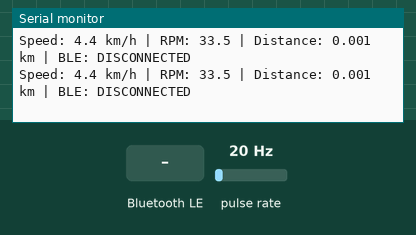
This sketch was run on a simulated ESP32. Shown: the last lines printed to the serial monitor. Wiring (inferred from the names in the program): pulse sensor: data GPIO 27. The inputs (shaded band) are chosen by the test bench; at power-on: pulse rate 20 Hz. Nothing arrives over Bluetooth unless stated; a phone connects over Bluetooth LE 3 s after start.

Above: at 1.7 s.
1.8 s: Bluetooth LE write "RESET" received
At 1.98 s:
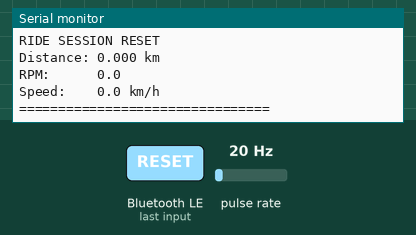
3.3 s: Bluetooth LE write "1" received
At 3.47 s:
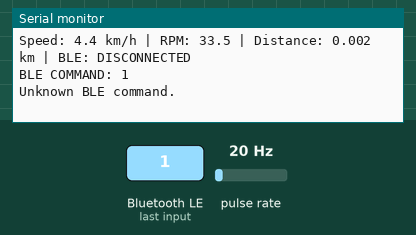
4.8 s: pulse rate (sensor on GPIO 27) set to 4 Hz
At 4.96 s:
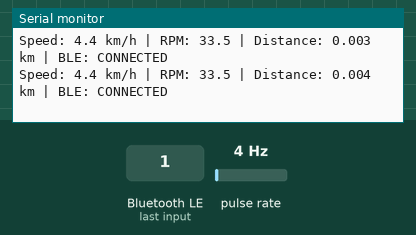
6.3 s: pulse rate (sensor on GPIO 27) set to 50 Hz
At 6.46 s:
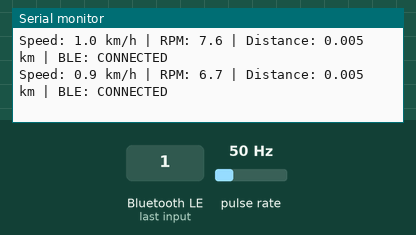
Timing chart, 0 to 8.8 s (numbered marks = the images above; inputs shaded):
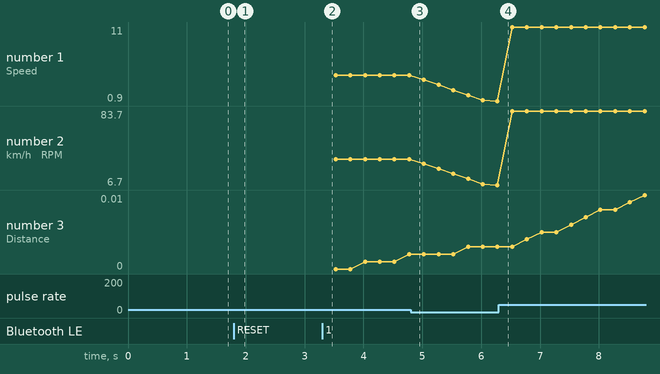

The sketch:

BLE_Final_V2.ino
```cpp
#include <Arduino.h>

#include <BLEDevice.h>
#include <BLEServer.h>
#include <BLEUtils.h>
#include <BLE2902.h>


// ================================================================
// VIRTUALRIDE BLE CONFIGURATION
// ================================================================

#define DEVICE_NAME "VirtualRide"

#define SERVICE_UUID \
    "12345678-1234-1234-1234-1234567890AB"

#define TELEMETRY_UUID \
    "12345678-1234-1234-1234-1234567890AC"

#define COMMAND_UUID \
    "12345678-1234-1234-1234-1234567890AD"


// ================================================================
// HALL SENSOR CONFIGURATION
// ================================================================

// GPIO connected to Hall sensor output.
const int HALL_SENSOR_PIN = 27;


// Number of magnets passing the Hall sensor per revolution.
//
// Physical setup:
// 2 magnets mounted 180 degrees apart.
//
// Therefore:
// 2 Hall pulses = 1 complete shaft revolution.
//
const float MAGNETS_PER_REVOLUTION = 2.0f;


// Hall sensor active level.
//
// Expected behavior:
// Hall output goes LOW when a magnet is detected.
//
const int HALL_ACTIVE_STATE = LOW;


// ================================================================
// SPEED / MECHANICAL CALIBRATION
// ================================================================

// Effective bicycle wheel diameter in metres.
//
// Current assumption:
// 700 mm = 0.700 m
//
// This should eventually be replaced with the ACTUAL rolling
// diameter/circumference of the bicycle wheel for best accuracy.
//
float EFFECTIVE_WHEEL_DIAMETER_M = 0.700f;


// Mechanical transmission:
//
// Bicycle wheel
//      ↓
// 21.2 mm roller
//      ↓
// 12.1 mm roller pulley
//      ↓
// belt
//      ↓
// 22.3 mm NEMA shaft pulley
//
// Motor RPM / Wheel RPM:
//
// = (700 / 21.2) × (12.1 / 22.3)
// ≈ 17.916
//
// Therefore:
//
// Wheel RPM / Motor RPM
// = 1 / 17.916
// ≈ 0.05582
//
// So:
//
// effective wheel RPM = sensor RPM × 0.05582
//
float DRIVE_RATIO = 0.05582f;


// ================================================================
// SENSOR FILTERING
// ================================================================

// Reject pulses arriving faster than this.
//
// 10,000 us = 10 ms.
//
// This prevents very fast electrical noise / false triggering
// from being interpreted as additional Hall pulses.
//
const uint32_t MIN_PULSE_INTERVAL_US = 10000;


// Number of RPM samples averaged together.
//
const int RPM_SAMPLE_COUNT = 5;


// ================================================================
// TELEMETRY
// ================================================================

// BLE telemetry interval.
//
// 100 ms = 10 packets per second.
//
const uint32_t TELEMETRY_INTERVAL_MS = 100;


// Serial debug interval.
//
const uint32_t SERIAL_INTERVAL_MS = 250;


// ================================================================
// ZERO SPEED
// ================================================================

// If no Hall pulse is received for this amount of time,
// RPM is considered zero.
//
const uint32_t ZERO_SPEED_TIMEOUT_MS = 1500;


// ================================================================
// SESSION DISTANCE
// ================================================================

// Stored internally in metres.
//
double distanceMeters = 0.0;


// ================================================================
// HALL SENSOR STATE
// ================================================================

volatile uint32_t lastPulseTimeUs = 0;

volatile uint32_t pulseIntervalUs = 0;

volatile bool newPulse = false;


// ================================================================
// RPM FILTER
// ================================================================

float rpmSamples[RPM_SAMPLE_COUNT] = {0};

int rpmSampleIndex = 0;

int validRpmSamples = 0;

float currentRPM = 0.0f;


// ================================================================
// SPEED
// ================================================================

float currentSpeedKmh = 0.0f;


// ================================================================
// BLE
// ================================================================

BLEServer *bleServer = nullptr;

BLECharacteristic *telemetryCharacteristic = nullptr;

BLECharacteristic *commandCharacteristic = nullptr;

volatile bool deviceConnected = false;


// ================================================================
// TIMERS
// ================================================================

uint32_t lastTelemetryTime = 0;

uint32_t lastSerialTime = 0;

uint32_t lastDistanceUpdateTime = 0;


// ================================================================
// HALL SENSOR INTERRUPT
// ================================================================

void IRAM_ATTR hallSensorISR()
{
    uint32_t nowUs = micros();

    uint32_t interval =
        nowUs - lastPulseTimeUs;


    // Reject electrical noise / double triggering.
    if (interval < MIN_PULSE_INTERVAL_US)
    {
        return;
    }


    lastPulseTimeUs = nowUs;

    pulseIntervalUs = interval;

    newPulse = true;
}


// ================================================================
// CLEAR RPM FILTER
// ================================================================

void clearRPMFilter()
{
    for (
        int i = 0;
        i < RPM_SAMPLE_COUNT;
        i++
    )
    {
        rpmSamples[i] = 0.0f;
    }


    rpmSampleIndex = 0;

    validRpmSamples = 0;

    currentRPM = 0.0f;
}


// ================================================================
// RESET RIDE SESSION
// ================================================================

void resetRideSession()
{
    distanceMeters = 0.0;

    currentRPM = 0.0f;

    currentSpeedKmh = 0.0f;

    clearRPMFilter();

    lastDistanceUpdateTime =
        millis();


    Serial.println();
    Serial.println("================================");
    Serial.println("RIDE SESSION RESET");
    Serial.println("Distance: 0.000 km");
    Serial.println("RPM:      0.0");
    Serial.println("Speed:    0.0 km/h");
    Serial.println("================================");
    Serial.println();
}


// ================================================================
// BLE SERVER CALLBACKS
// ================================================================

class VirtualRideServerCallbacks
    : public BLEServerCallbacks
{
    void onConnect(
        BLEServer *server
    ) override
    {
        deviceConnected = true;


        Serial.println();
        Serial.println("================================");
        Serial.println("BLE CLIENT CONNECTED");
        Serial.println("================================");
    }


    void onDisconnect(
        BLEServer *server
    ) override
    {
        deviceConnected = false;


        Serial.println();
        Serial.println("================================");
        Serial.println("BLE CLIENT DISCONNECTED");
        Serial.println("Restarting advertising...");
        Serial.println("================================");


        // Immediately advertise again so the phone can reconnect.
        server->startAdvertising();
    }
};


// ================================================================
// COMMAND CHARACTERISTIC CALLBACK
// ================================================================

class VirtualRideCommandCallbacks
    : public BLECharacteristicCallbacks
{
    void onWrite(
        BLECharacteristic *characteristic
    ) override
    {
        String command =
            characteristic->getValue();

        command.trim();

        if (command.length() == 0)
        {
            return;
        }

        command.toUpperCase();

        Serial.print(
            "BLE COMMAND: "
        );

        Serial.println(
            command
        );


        // --------------------------------------------------------
        // RESET
        // --------------------------------------------------------

        if (
            command == "RESET"
        )
        {
            resetRideSession();

            return;
        }


        // --------------------------------------------------------
        // UNKNOWN COMMAND
        // --------------------------------------------------------

        Serial.println(
            "Unknown BLE command."
        );
    }
};


// ================================================================
// RPM SAMPLE
// ================================================================

void addRPMSample(
    float rpm
)
{
    rpmSamples[rpmSampleIndex] =
        rpm;


    rpmSampleIndex++;


    if (
        rpmSampleIndex >=
        RPM_SAMPLE_COUNT
    )
    {
        rpmSampleIndex = 0;
    }


    if (
        validRpmSamples <
        RPM_SAMPLE_COUNT
    )
    {
        validRpmSamples++;
    }
}


// ================================================================
// AVERAGE RPM
// ================================================================

float getAverageRPM()
{
    if (
        validRpmSamples == 0
    )
    {
        return 0.0f;
    }


    float total = 0.0f;


    for (
        int i = 0;
        i < validRpmSamples;
        i++
    )
    {
        total +=
            rpmSamples[i];
    }


    return
        total /
        validRpmSamples;
}


// ================================================================
// PROCESS HALL SENSOR
// ================================================================

void processHallSensor()
{
    if (!newPulse)
    {
        return;
    }


    noInterrupts();

    uint32_t intervalUs =
        pulseIntervalUs;

    newPulse = false;

    interrupts();


    if (
        intervalUs == 0
    )
    {
        return;
    }


    float intervalSeconds =
        intervalUs /
        1000000.0f;


    // ------------------------------------------------------------
    // Calculate actual NEMA shaft RPM
    // ------------------------------------------------------------
    //
    // With TWO magnets:
    //
    // 2 pulses = 1 revolution
    //
    // Therefore:
    //
    // shaft RPM =
    //
    // 60 / (time between pulses × 2)
    //
    float sensorRPM =
        60.0f /
        (
            intervalSeconds *
            MAGNETS_PER_REVOLUTION
        );


    // ------------------------------------------------------------
    // Convert NEMA shaft RPM → bicycle wheel RPM
    // ------------------------------------------------------------

    float effectiveRPM =
        sensorRPM *
        DRIVE_RATIO;


    // ------------------------------------------------------------
    // RPM smoothing
    // ------------------------------------------------------------

    addRPMSample(
        effectiveRPM
    );


    currentRPM =
        getAverageRPM();
}


// ================================================================
// CALCULATE SPEED
// ================================================================

void calculateSpeed()
{
    // Bicycle wheel circumference.
    float circumference =
        PI *
        EFFECTIVE_WHEEL_DIAMETER_M;


    // metres per minute.
    float metersPerMinute =
        currentRPM *
        circumference;


    // Convert m/min to km/h.
    currentSpeedKmh =
        (
            metersPerMinute *
            60.0f
        ) /
        1000.0f;
}


// ================================================================
// UPDATE DISTANCE
// ================================================================

void updateDistance()
{
    uint32_t nowMs =
        millis();


    if (
        lastDistanceUpdateTime == 0
    )
    {
        lastDistanceUpdateTime =
            nowMs;

        return;
    }


    uint32_t elapsedMs =
        nowMs -
        lastDistanceUpdateTime;


    lastDistanceUpdateTime =
        nowMs;


    if (
        currentSpeedKmh <= 0.0f
    )
    {
        return;
    }


    // km/h × elapsed hours
    double distanceKm =
        currentSpeedKmh *
        (
            elapsedMs /
            3600000.0
        );


    distanceMeters +=
        distanceKm *
        1000.0;
}


// ================================================================
// ZERO SPEED DETECTION
// ================================================================

void updateZeroSpeed()
{
    uint32_t nowUs =
        micros();


    noInterrupts();

    uint32_t lastPulse =
        lastPulseTimeUs;

    interrupts();


    if (
        lastPulse == 0
    )
    {
        currentRPM = 0.0f;

        currentSpeedKmh = 0.0f;

        return;
    }


    uint32_t elapsedUs =
        nowUs -
        lastPulse;


    if (
        elapsedUs >
        (
            ZERO_SPEED_TIMEOUT_MS *
            1000UL
        )
    )
    {
        currentRPM = 0.0f;

        currentSpeedKmh = 0.0f;

        clearRPMFilter();
    }
}


// ================================================================
// SEND TELEMETRY
// ================================================================

void sendTelemetry()
{
    if (
        !deviceConnected
    )
    {
        return;
    }


    char telemetry[64];


    // Exact protocol expected by Unity:
    //
    // VR1,SPEED,RPM,DISTANCE
    //
    // Example:
    //
    // VR1,18.6,74.0,2.430
    //

    snprintf(
        telemetry,
        sizeof(telemetry),
        "VR1,%.1f,%.1f,%.3f",
        currentSpeedKmh,
        currentRPM,
        distanceMeters / 1000.0
    );


    telemetryCharacteristic->setValue(
        telemetry
    );


    telemetryCharacteristic->notify();
}


// ================================================================
// SERIAL DEBUG
// ================================================================

void printSerialData()
{
    Serial.print(
        "Speed: "
    );

    Serial.print(
        currentSpeedKmh,
        1
    );


    Serial.print(
        " km/h | RPM: "
    );

    Serial.print(
        currentRPM,
        1
    );


    Serial.print(
        " | Distance: "
    );

    Serial.print(
        distanceMeters / 1000.0,
        3
    );


    Serial.print(
        " km | BLE: "
    );


    if (
        deviceConnected
    )
    {
        Serial.println(
            "CONNECTED"
        );
    }
    else
    {
        Serial.println(
            "DISCONNECTED"
        );
    }
}


// ================================================================
// START BLE
// ================================================================

void startBLE()
{
    BLEDevice::init(
        DEVICE_NAME
    );


    bleServer =
        BLEDevice::createServer();


    bleServer->setCallbacks(
        new VirtualRideServerCallbacks()
    );


    BLEService *service =
        bleServer->createService(
            SERVICE_UUID
        );


    // ============================================================
    // TELEMETRY CHARACTERISTIC
    // ============================================================

    telemetryCharacteristic =
        service->createCharacteristic(
            TELEMETRY_UUID,
            BLECharacteristic::PROPERTY_READ |
            BLECharacteristic::PROPERTY_NOTIFY
        );


    telemetryCharacteristic->addDescriptor(
        new BLE2902()
    );


    // ============================================================
    // COMMAND CHARACTERISTIC
    // ============================================================

    commandCharacteristic =
        service->createCharacteristic(
            COMMAND_UUID,
            BLECharacteristic::PROPERTY_WRITE
        );


    commandCharacteristic->setCallbacks(
        new VirtualRideCommandCallbacks()
    );


    // ============================================================
    // START SERVICE
    // ============================================================

    service->start();


    // ============================================================
    // ADVERTISING
    // ============================================================

    BLEAdvertising *advertising =
        BLEDevice::getAdvertising();


    advertising->addServiceUUID(
        SERVICE_UUID
    );


    advertising->setScanResponse(
        true
    );


    BLEDevice::startAdvertising();


    Serial.println();
    Serial.println("================================");
    Serial.println("VirtualRide BLE READY");
    Serial.println("Device: VirtualRide");
    Serial.println("Advertising...");
    Serial.println("================================");
}


// ================================================================
// SETUP
// ================================================================

void setup()
{
    Serial.begin(
        115200
    );


    delay(500);


    Serial.println();
    Serial.println("================================");
    Serial.println("VirtualRide ESP32");
    Serial.println("Hall Sensor + BLE Telemetry");
    Serial.println("================================");


    // ------------------------------------------------------------
    // Hall sensor
    // ------------------------------------------------------------

    pinMode(
        HALL_SENSOR_PIN,
        INPUT_PULLUP
    );


    // TWO magnets:
    //
    // 2 magnets × 1 falling edge per magnet
    // = 2 pulses per shaft revolution
    //
    attachInterrupt(
        digitalPinToInterrupt(
            HALL_SENSOR_PIN
        ),
        hallSensorISR,
        FALLING
    );


    Serial.print(
        "Hall sensor GPIO: "
    );


    Serial.println(
        HALL_SENSOR_PIN
    );


    Serial.print(
        "Magnets/revolution: "
    );


    Serial.println(
        MAGNETS_PER_REVOLUTION
    );


    Serial.print(
        "Wheel diameter: "
    );


    Serial.print(
        EFFECTIVE_WHEEL_DIAMETER_M,
        4
    );


    Serial.println(
        " m"
    );


    Serial.print(
        "Drive ratio: "
    );


    Serial.println(
        DRIVE_RATIO,
        5
    );


    // ------------------------------------------------------------
    // BLE
    // ------------------------------------------------------------

    startBLE();


    // ------------------------------------------------------------
    // Distance timer
    // ------------------------------------------------------------

    lastDistanceUpdateTime =
        millis();


    Serial.println();

    Serial.println(
        "Waiting for Hall pulses..."
    );
}


// ================================================================
// LOOP
// ================================================================

void loop()
{
    processHallSensor();

    updateZeroSpeed();

    calculateSpeed();

    updateDistance();


    uint32_t nowMs =
        millis();


    // ------------------------------------------------------------
    // BLE telemetry
    // ------------------------------------------------------------

    if (
        nowMs -
        lastTelemetryTime >=
        TELEMETRY_INTERVAL_MS
    )
    {
        lastTelemetryTime =
            nowMs;

        sendTelemetry();
    }


    // ------------------------------------------------------------
    // Serial
    // ------------------------------------------------------------

    if (
        nowMs -
        lastSerialTime >=
        SERIAL_INTERVAL_MS
    )
    {
        lastSerialTime =
            nowMs;

        printSerialData();
    }


    delay(1);
}
```

Measured:
- after the input at 1.8 s, the serial monitor: prints a new line at once (image 1)
- after the input at 3.3 s, the serial monitor: prints a new line at once (image 2)
- plotted number 1: 4.4 → 0.9 after the input at 4.8 s, 0.9 → 11 after the input at 6.3 s
- plotted number 2: 33.5 → 6.7 after the input at 4.8 s, 6.7 → 83.7 after the input at 6.3 s
- plotted number 3: 0.01 → 0.01 after the input at 6.3 s
